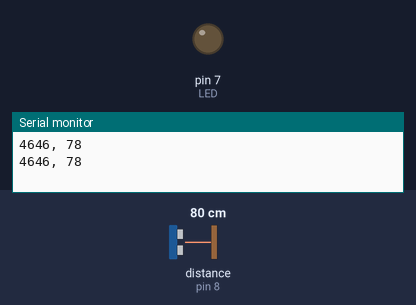
Bench run of a sketch on a simulated Arduino Uno, built with avr-gcc and run on an emulated ATmega328P. Parts: output pins drawn as LEDs (lit = HIGH), the last lines printed to the serial monitor. Wiring (inferred from the names in the program): ultrasonic range finder: trigger pin 9; echo pin 8. The test bench sets the inputs (shaded band); at power-on: distance to the obstacle (sensor on pin 8) 80 cm. The echo pulse lasts 58.3 µs per cm; pins used as bus, display or sensor lines are not drawn.

Above: at 1.8 s.
1.9 s: distance to the obstacle (sensor on pin 8) set to 35 cm
3.4 s: distance to the obstacle (sensor on pin 8) set to 28 cm
At 4.3 s:
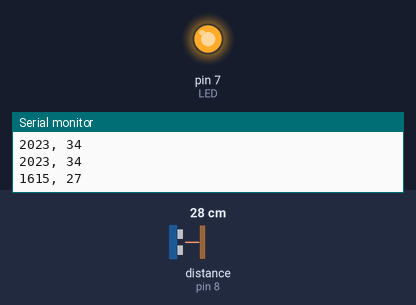
5.5 s: distance to the obstacle (sensor on pin 8) set to 60 cm
At 7.2 s:
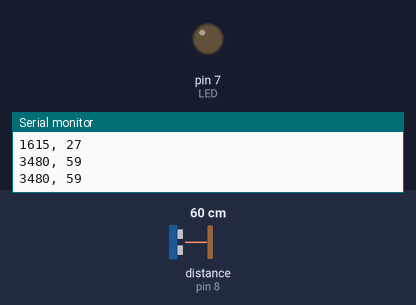
7.5 s: distance to the obstacle (sensor on pin 8) set to 2 cm
At 9.0 s:
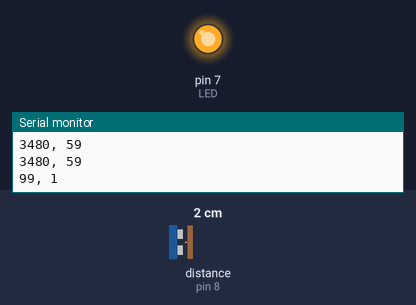
Timing chart, 0 to 10.5 s (numbered marks = the images above; inputs shaded):
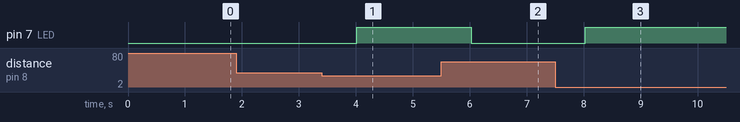

Measured:
- the behaviour switches between 31 and 30 cm on distance to the obstacle (sensor on pin 8) (found by bisection; images 0 and 1)
- after the input at 3.4 s, pin 7 (LED): LOW → HIGH after 0.62 s
- after the input at 5.5 s, pin 7 (LED): HIGH → LOW after 0.53 s
- after the input at 7.5 s, pin 7 (LED): LOW → HIGH after 0.53 s

The sketch:

sketch_sep9b.ino
```cpp
const int LED = 7;
const int TRIG = 9;
const int ECHO = 8;
const int LIMIT = 30;

void setup() {
  Serial.begin(9600);
  pinMode(LED, OUTPUT);
  pinMode(TRIG, OUTPUT);
  pinMode(ECHO, INPUT);
}

void loop() {
  long duration, distance;

  digitalWrite(TRIG, LOW);
  delayMicroseconds(2);
  digitalWrite(TRIG, HIGH);
  delayMicroseconds(10);
  digitalWrite(TRIG, LOW);

  duration = pulseIn(ECHO, HIGH);
  distance = duration * 17 / 1000; // 소리의 속도

  digitalWrite(LED, distance < LIMIT ? HIGH : LOW);

  Serial.print(duration);
  Serial.print(", ");
  Serial.println(distance);

  delay(1000);
}
```
